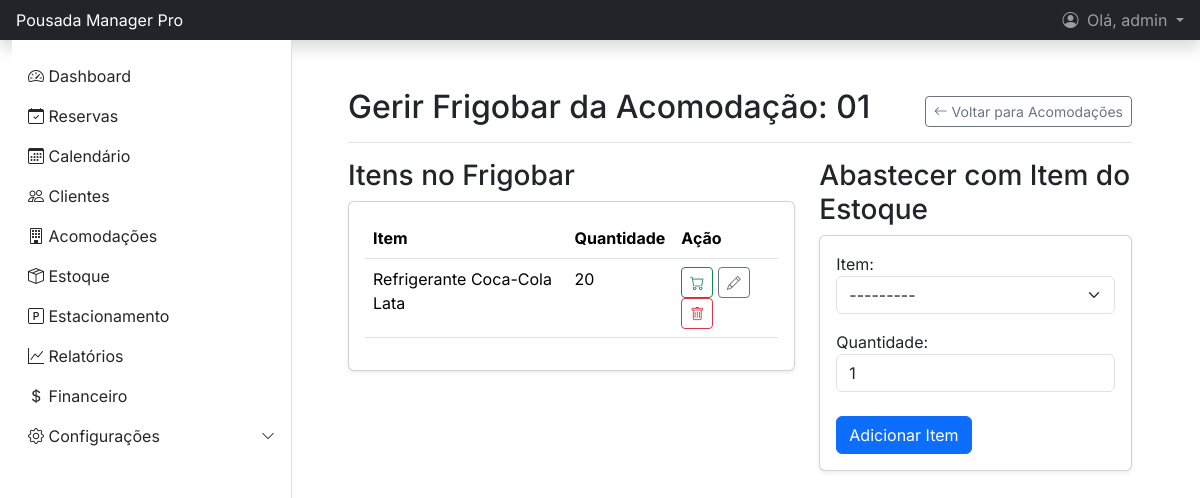
Before: /acomodacoes/7/frigobar/ (signed in) with the older database file.
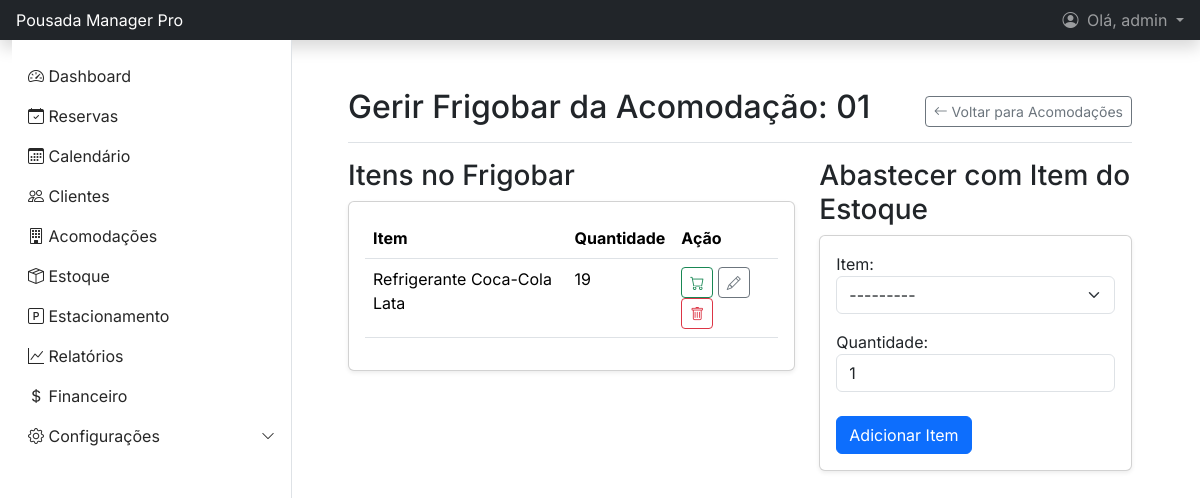
After: the same page with the newer database file.
### gestao/models.py (models this page shows)
class ItemFrigobar(models.Model):
    frigobar = models.ForeignKey(Frigobar, on_delete=models.CASCADE)
    item = models.ForeignKey(ItemEstoque, on_delete=models.CASCADE)
    quantidade = models.PositiveIntegerField(default=1)
    history = HistoricalRecords()

class ItemEstoque(models.Model):
    nome = models.CharField(max_length=100)
    descricao = models.TextField(blank=True)
    quantidade = models.PositiveIntegerField(default=0)
    preco_venda = models.DecimalField("Preço de Venda", max_digits=10, decimal_places=2)
    history = HistoricalRecords()
    def __str__(self):
        return f"{self.nome} ({self.quantidade} un.)"

### gestao/views.py (the view, shortened to what this page needs)
# urls.py: path('acomodacoes/<int:acomodacao_pk>/frigobar/', views.frigobar_detail_view, name='frigobar_detail'),
@login_required
def frigobar_detail_view(request, acomodacao_pk):
    acomodacao = get_object_or_404(Acomodacao, pk=acomodacao_pk)
    frigobar, created = Frigobar.objects.get_or_create(acomodacao=acomodacao)
    form = AbastecerFrigobarForm(request.POST or None)
    context = {
        'acomodacao': acomodacao,
        'frigobar': frigobar,
        'form': form
    }
    return render(request, 'gestao/frigobar_detail.html', context)

### gestao/forms.py
class AbastecerFrigobarForm(forms.ModelForm):
    class Meta:
        model = ItemFrigobar
        fields = ['item', 'quantidade']
        widgets = {
            'item': forms.Select(attrs={'class': 'form-select'}),
            'quantidade': forms.NumberInput(attrs={'class': 'form-control'}),
        }

### templates/gestao/frigobar_detail.html (shortened to what this page needs)
{% extends 'base.html' %}
{% block content %}
<main class="px-md-4">
    <div class="d-flex justify-content-between flex-wrap flex-md-nowrap align-items-center pt-3 pb-2 mb-3 border-bottom">
        <h1 class="h2">Gerir Frigobar da Acomodação: {{ acomodacao.numero }}</h1>
        <a href="{% url 'acomodacao_list' %}" class="btn btn-sm btn-outline-secondary">
            <i class="bi bi-arrow-left"></i> Voltar para Acomodações
        </a>
    </div>
</main>
<div class="row px-md-4">
    <div class="col-md-7">
        <h3>Itens no Frigobar</h3>
        <div class="card shadow-sm">
            <div class="card-body">
                <table class="table">
                    <thead><tr><th>Item</th><th>Quantidade</th><th>Ação</th></tr></thead>
                    <tbody>
                        {% for item_frigobar in frigobar.itemfrigobar_set.all %}
                        <tr>
                            <td>{{ item_frigobar.item.nome }}</td>
                            <td>{{ item_frigobar.quantidade }}</td>
                            <td>
                                <form action="{% url 'registrar_consumo_frigobar' item_frigobar.pk %}" method="post" class="d-inline">
                                    <button type="submit" class="btn btn-sm btn-outline-success" title="Registrar consumo de 1 unidade">
                                        <i class="bi bi-cart"></i>
                                    </button>
                                </form>
                                <a href="{% url 'editar_item_frigobar' item_frigobar.pk %}" class="btn btn-sm btn-outline-secondary" title="Editar quantidade">
                                    <i class="bi bi-pencil"></i>
                                </a>
                                <form action="{% url 'remover_item_frigobar' item_frigobar.pk %}" method="post" class="d-inline">
                                    <button type="submit" class="btn btn-sm btn-outline-danger" title="Remover item do frigobar">
                                        <i class="bi bi-trash"></i>
                                    </button>
                                </form>
                            </td>
                        </tr>
                        {% empty %}
                        <tr><td colspan="3" class="text-center">Frigobar vazio.</td></tr>
                        {% endfor %}
                    </tbody>
                </table>
            </div>
        </div>
    </div>
    <div class="col-md-5">
        <h3>Abastecer com Item do Estoque</h3>
        <div class="card shadow-sm">
            <div class="card-body">
                <form method="post">
                    {{ form.as_p }}
                    <button type="submit" class="btn btn-primary mt-2">Adicionar Item</button>
                </form>
            </div>
        </div>
    </div>
</div>
{% endblock %}

Changed rows visible on the page:
changed ItemFrigobar "Refrigerante Coca-Cola Lata": quantidade "20" → "19"
